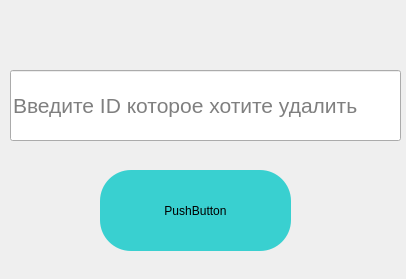
<?xml version="1.0" encoding="UTF-8"?>
<ui version="4.0">
 <class>MainWindow</class>
 <widget class="QMainWindow" name="MainWindow">
  <property name="geometry">
   <rect>
    <x>0</x>
    <y>0</y>
    <width>406</width>
    <height>279</height>
   </rect>
  </property>
  <property name="windowTitle">
   <string>MainWindow</string>
  </property>
  <widget class="QWidget" name="centralwidget">
   <widget class="QPushButton" name="pushButton">
    <property name="geometry">
     <rect>
      <x>100</x>
      <y>170</y>
      <width>191</width>
      <height>81</height>
     </rect>
    </property>
    <property name="styleSheet">
     <string notr="true">QPushButton:hover {
	background-color: #ffdbcc;
}

QPushButton:pressed {
	background-color: #fcb9aa;
}
QPushButton {
	background-color: rgb(57, 208, 208);
	border-radius: 31px;
}</string>
    </property>
    <property name="text">
     <string>PushButton</string>
    </property>
   </widget>
   <widget class="QLineEdit" name="lineEdit">
    <property name="geometry">
     <rect>
      <x>10</x>
      <y>70</y>
      <width>391</width>
      <height>71</height>
     </rect>
    </property>
    <property name="font">
     <font>
      <family>Segoe UI</family>
      <pointsize>16</pointsize>
     </font>
    </property>
    <property name="text">
     <string/>
    </property>
    <property name="placeholderText">
     <string>Введите ID которое хотите удалить</string>
    </property>
   </widget>
  </widget>
 </widget>
 <resources/>
 <connections/>
</ui>
